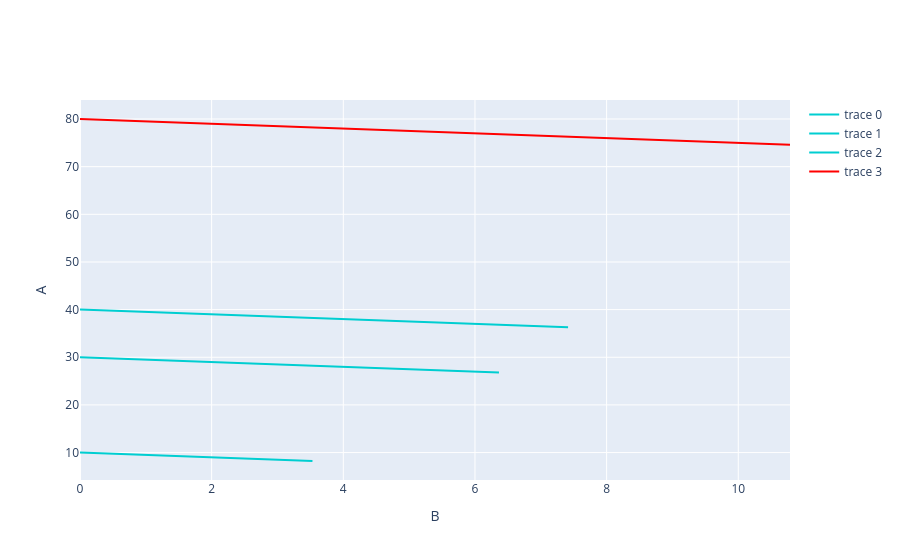

The code cell stored with this chart in its notebook:
### Markdown cell above
### Finally, combine all plots

### Code cell
PlotlyHelper.combine_plots(fig_list=[plot_1, plot_2, plot_3, plot_4])

### Figure 1 — Plotly figure (JSON) as saved in the notebook; plotly's stock layout.template omitted (floating-point values rounded to 4 significant figures)
{"data": [{"hovertemplate": "None<br>B=%{x}<br>A=%{y}<extra></extra>", "legendgroup": "", "line": {"color": "darkturquoise", "dash": "solid", "shape": "linear"}, "marker": {"symbol": "circle"}, "mode": "lines", "orientation": "v", "showlegend": true, "type": "scatter", "x": [0, 0.48, 1.193, 1.747, 2.281, 2.79, 3.272, 3.721, 4.346, 4.891, 5.591, 6.386, 7.087, 7.412, 7.358, 7.415], "xaxis": "x", "y": [40, 39.76, 39.4, 39.13, 38.86, 38.6, 38.36, 38.14, 37.83, 37.55, 37.2, 36.81, 36.46, 36.29, 36.32, 36.29], "yaxis": "y"}, {"hovertemplate": "None<br>B=%{x}<br>A=%{y}<extra></extra>", "legendgroup": "", "line": {"color": "darkturquoise", "dash": "solid", "shape": "linear"}, "marker": {"symbol": "circle"}, "mode": "lines", "orientation": "v", "showlegend": true, "type": "scatter", "x": [0, 0.36, 0.8952, 1.313, 1.719, 2.11, 2.484, 2.839, 3.34, 3.792, 4.392, 4.876, 5.445, 5.993, 6.328, 6.351, 6.335, 6.365], "xaxis": "x", "y": [30, 29.82, 29.55, 29.34, 29.14, 28.94, 28.76, 28.58, 28.33, 28.1, 27.8, 27.56, 27.28, 27.0, 26.84, 26.82, 26.83, 26.82], "yaxis": "y"}, {"hovertemplate": "None<br>B=%{x}<br>A=%{y}<extra></extra>", "legendgroup": "", "line": {"color": "darkturquoise", "dash": "solid", "shape": "linear"}, "marker": {"symbol": "circle"}, "mode": "lines", "orientation": "v", "showlegend": true, "type": "scatter", "x": [0, 0.12, 0.2987, 0.4397, 0.5787, 0.7153, 0.8493, 0.9802, 1.108, 1.294, 1.472, 1.726, 1.957, 2.272, 2.535, 2.859, 3.201, 3.458, 3.532], "xaxis": "x", "y": [10, 9.94, 9.851, 9.78, 9.711, 9.642, 9.575, 9.51, 9.446, 9.353, 9.264, 9.137, 9.021, 8.864, 8.732, 8.57, 8.4, 8.271, 8.234], "yaxis": "y"}, {"hovertemplate": "None<br>B=%{x}<br>A=%{y}<extra></extra>", "legendgroup": "", "line": {"color": "red", "dash": "solid", "shape": "linear"}, "marker": {"symbol": "circle"}, "mode": "lines", "orientation": "v", "showlegend": true, "type": "scatter", "x": [0, 0.96, 2.38, 3.461, 4.473, 5.401, 6.234, 6.968, 7.921, 9.03, 10.06, 10.61, 10.57, 10.6, 10.54, 10.79], "xaxis": "x", "y": [80, 79.52, 78.81, 78.27, 77.76, 77.3, 76.88, 76.52, 76.04, 75.49, 74.97, 74.7, 74.71, 74.7, 74.73, 74.61], "yaxis": "y"}], "layout": {"autosize": true, "xaxis": {"autorange": true, "range": [0, 10.79], "title": {"text": "B"}, "type": "linear"}, "yaxis": {"autorange": true, "range": [4.247, 83.99], "title": {"text": "A"}, "type": "linear"}}}
